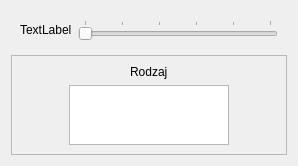
      <widget class="QWidget" name="tab_5">
       <attribute name="title">
        <string>Uzbrojenie</string>
       </attribute>
       <layout class="QVBoxLayout" name="verticalLayout_5">
        <item>
         <widget class="QFrame" name="formFrame_4">
          <layout class="QFormLayout" name="formLayout_6">
           <item row="0" column="0">
            <widget class="QLabel" name="label_8">
             <property name="text">
              <string>TextLabel</string>
             </property>
            </widget>
           </item>
           <item row="0" column="1">
            <widget class="QSlider" name="PancerzSlid_4">
             <property name="sizePolicy">
              <sizepolicy hsizetype="MinimumExpanding" vsizetype="Fixed">
               <horstretch>0</horstretch>
               <verstretch>0</verstretch>
              </sizepolicy>
             </property>
             <property name="minimumSize">
              <size>
               <width>200</width>
               <height>0</height>
              </size>
             </property>
             <property name="palette">
              <palette>
               <active>
                <colorrole role="Highlight">
                 <brush brushstyle="SolidPattern">
                  <color alpha="255">
                   <red>0</red>
                   <green>255</green>
                   <blue>0</blue>
                  </color>
                 </brush>
                </colorrole>
                <colorrole role="Link">
                 <brush brushstyle="SolidPattern">
                  <color alpha="255">
                   <red>20</red>
                   <green>255</green>
                   <blue>208</blue>
                  </color>
                 </brush>
                </colorrole>
               </active>
               <inactive>
                <colorrole role="Highlight">
                 <brush brushstyle="SolidPattern">
                  <color alpha="255">
                   <red>0</red>
                   <green>255</green>
                   <blue>0</blue>
                  </color>
                 </brush>
                </colorrole>
                <colorrole role="Link">
                 <brush brushstyle="SolidPattern">
                  <color alpha="255">
                   <red>20</red>
                   <green>255</green>
                   <blue>208</blue>
                  </color>
                 </brush>
                </colorrole>
               </inactive>
               <disabled>
                <colorrole role="Highlight">
                 <brush brushstyle="SolidPattern">
                  <color alpha="255">
                   <red>51</red>
                   <green>153</green>
                   <blue>255</blue>
                  </color>
                 </brush>
                </colorrole>
                <colorrole role="Link">
                 <brush brushstyle="SolidPattern">
                  <color alpha="255">
                   <red>20</red>
                   <green>255</green>
                   <blue>208</blue>
                  </color>
                 </brush>
                </colorrole>
               </disabled>
              </palette>
             </property>
             <property name="minimum">
              <number>0</number>
             </property>
             <property name="maximum">
              <number>100</number>
             </property>
             <property name="value">
              <number>0</number>
             </property>
             <property name="orientation">
              <enum>Qt::Horizontal</enum>
             </property>
             <property name="invertedControls">
              <bool>false</bool>
             </property>
             <property name="tickPosition">
              <enum>QSlider::TicksAbove</enum>
             </property>
             <property name="tickInterval">
              <number>20</number>
             </property>
            </widget>
           </item>
          </layout>
         </widget>
        </item>
        <item>
         <widget class="QFrame" name="frame_5">
          <property name="frameShape">
           <enum>QFrame::StyledPanel</enum>
          </property>
          <property name="frameShadow">
           <enum>QFrame::Raised</enum>
          </property>
          <layout class="QGridLayout" name="gridLayout_5">
           <item row="1" column="0">
            <widget class="QListWidget" name="lista_pancerz_4">
             <property name="sizePolicy">
              <sizepolicy hsizetype="Maximum" vsizetype="Maximum">
               <horstretch>0</horstretch>
               <verstretch>0</verstretch>
              </sizepolicy>
             </property>
             <property name="maximumSize">
              <size>
               <width>160</width>
               <height>60</height>
              </size>
             </property>
            </widget>
           </item>
           <item row="0" column="0" alignment="Qt::AlignHCenter">
            <widget class="QLabel" name="label_19">
             <property name="text">
              <string>Rodzaj</string>
             </property>
            </widget>
           </item>
          </layout>
         </widget>
        </item>
       </layout>
      </widget>
